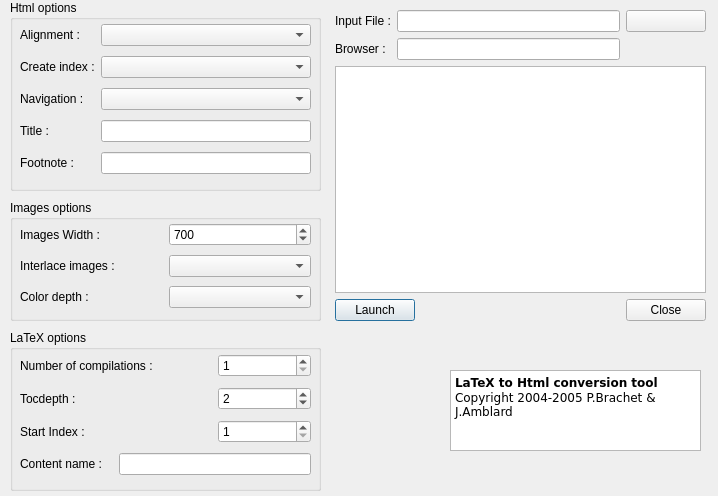
<ui version="4.0" >
 <author></author>
 <comment></comment>
 <exportmacro></exportmacro>
 <class>WebPublishDialog</class>
 <widget class="QDialog" name="WebPublishDialog" >
  <property name="geometry" >
   <rect>
    <x>0</x>
    <y>0</y>
    <width>718</width>
    <height>496</height>
   </rect>
  </property>
  <property name="windowTitle" >
   <string>Convert to Html</string>
  </property>
  <widget class="QLabel" name="label" >
   <property name="geometry" >
    <rect>
     <x>340</x>
     <y>360</y>
     <width>96</width>
     <height>96</height>
    </rect>
   </property>
   <property name="text" >
    <string/>
   </property>
   <property name="pixmap" >
    <pixmap resource="texmaker.qrc" >:/images/webpublish.png</pixmap>
   </property>
  </widget>
  <widget class="QTextEdit" name="textEdit_2" >
   <property name="geometry" >
    <rect>
     <x>450</x>
     <y>370</y>
     <width>251</width>
     <height>81</height>
    </rect>
   </property>
   <property name="readOnly" >
    <bool>true</bool>
   </property>
   <property name="html" >
    <string>&lt;html>&lt;head>&lt;meta name="qrichtext" content="1" />&lt;/head>&lt;body style=" white-space: pre-wrap; font-family:Sans Serif; font-size:9pt; font-weight:400; font-style:normal; text-decoration:none;">&lt;p style=" margin-top:0px; margin-bottom:0px; margin-left:0px; margin-right:0px; -qt-block-indent:0; text-indent:0px; font-family:Bitstream Vera Sans;">&lt;span style=" font-weight:600; color:#000000;">LaTeX to Html conversion tool&lt;/span>&lt;/p>&lt;p style=" margin-top:0px; margin-bottom:0px; margin-left:0px; margin-right:0px; -qt-block-indent:0; text-indent:0px; font-family:Bitstream Vera Sans; color:#000000;">Copyright 2004-2005 P.Brachet &amp;amp; J.Amblard&lt;/p>&lt;/body>&lt;/html></string>
   </property>
  </widget>
  <widget class="QGroupBox" name="imagegroupBox" >
   <property name="geometry" >
    <rect>
     <x>10</x>
     <y>200</y>
     <width>311</width>
     <height>121</height>
    </rect>
   </property>
   <property name="title" >
    <string>Images options</string>
   </property>
   <widget class="QWidget" name="layoutWidget_2" >
    <property name="geometry" >
     <rect>
      <x>10</x>
      <y>20</y>
      <width>291</width>
      <height>91</height>
     </rect>
    </property>
    <layout class="QGridLayout" >
     <property name="margin" >
      <number>0</number>
     </property>
     <property name="spacing" >
      <number>6</number>
     </property>
     <item row="2" column="1" >
      <widget class="QComboBox" name="colordepthcomboBox" >
       <property name="toolTip" >
        <string>Specify the color depth of the images</string>
       </property>
      </widget>
     </item>
     <item row="1" column="0" >
      <widget class="QLabel" name="interlaceLabel" >
       <property name="text" >
        <string>Interlace images :</string>
       </property>
      </widget>
     </item>
     <item row="0" column="1" >
      <widget class="QSpinBox" name="widthspinBox" >
       <property name="toolTip" >
        <string>Width of the largest image</string>
       </property>
       <property name="maximum" >
        <number>2048</number>
       </property>
       <property name="minimum" >
        <number>10</number>
       </property>
       <property name="singleStep" >
        <number>10</number>
       </property>
       <property name="value" >
        <number>700</number>
       </property>
      </widget>
     </item>
     <item row="0" column="0" >
      <widget class="QLabel" name="widthLabel" >
       <property name="text" >
        <string>Images Width :</string>
       </property>
      </widget>
     </item>
     <item row="2" column="0" >
      <widget class="QLabel" name="colordepthLabel" >
       <property name="text" >
        <string>Color depth :</string>
       </property>
      </widget>
     </item>
     <item row="1" column="1" >
      <widget class="QComboBox" name="interlacecomboBox" >
       <property name="toolTip" >
        <string>Generate interlaced images ?</string>
       </property>
      </widget>
     </item>
    </layout>
   </widget>
  </widget>
  <widget class="QGroupBox" name="groupBoxHtml" >
   <property name="geometry" >
    <rect>
     <x>10</x>
     <y>0</y>
     <width>311</width>
     <height>191</height>
    </rect>
   </property>
   <property name="title" >
    <string>Html options</string>
   </property>
   <widget class="QWidget" name="layoutWidget" >
    <property name="geometry" >
     <rect>
      <x>10</x>
      <y>20</y>
      <width>291</width>
      <height>161</height>
     </rect>
    </property>
    <layout class="QGridLayout" >
     <property name="margin" >
      <number>0</number>
     </property>
     <property name="spacing" >
      <number>6</number>
     </property>
     <item row="3" column="0" >
      <widget class="QLabel" name="titleLabel" >
       <property name="text" >
        <string>Title :</string>
       </property>
      </widget>
     </item>
     <item row="3" column="1" >
      <widget class="QLineEdit" name="titleEdit" >
       <property name="toolTip" >
        <string>Title of the html files</string>
       </property>
      </widget>
     </item>
     <item row="2" column="0" >
      <widget class="QLabel" name="navigationLabel" >
       <property name="text" >
        <string>Navigation :</string>
       </property>
      </widget>
     </item>
     <item row="4" column="0" >
      <widget class="QLabel" name="footnoteLabel" >
       <property name="text" >
        <string>Footnote :</string>
       </property>
      </widget>
     </item>
     <item row="2" column="1" >
      <widget class="QComboBox" name="navigationBox" >
       <property name="toolTip" >
        <string>Navigation mode</string>
       </property>
      </widget>
     </item>
     <item row="0" column="0" >
      <widget class="QLabel" name="alignmentLabel" >
       <property name="text" >
        <string>Alignment :</string>
       </property>
      </widget>
     </item>
     <item row="1" column="1" >
      <widget class="QComboBox" name="indexcomboBox" >
       <property name="toolTip" >
        <string>Create an index page ?</string>
       </property>
      </widget>
     </item>
     <item row="4" column="1" >
      <widget class="QLineEdit" name="footnoteEdit" >
       <property name="toolTip" >
        <string>Text displayed at the bottom of each html files </string>
       </property>
      </widget>
     </item>
     <item row="0" column="1" >
      <widget class="QComboBox" name="alignmentcomboBox" >
       <property name="toolTip" >
        <string>Alignment in the html files</string>
       </property>
      </widget>
     </item>
     <item row="1" column="0" >
      <widget class="QLabel" name="indexLabel" >
       <property name="text" >
        <string>Create index :</string>
       </property>
      </widget>
     </item>
    </layout>
   </widget>
  </widget>
  <widget class="QGroupBox" name="latexgroupBox" >
   <property name="geometry" >
    <rect>
     <x>10</x>
     <y>330</y>
     <width>311</width>
     <height>161</height>
    </rect>
   </property>
   <property name="title" >
    <string>LaTeX options</string>
   </property>
   <widget class="QWidget" name="layoutWidget_3" >
    <property name="geometry" >
     <rect>
      <x>10</x>
      <y>20</y>
      <width>291</width>
      <height>131</height>
     </rect>
    </property>
    <layout class="QGridLayout" >
     <property name="margin" >
      <number>0</number>
     </property>
     <property name="spacing" >
      <number>6</number>
     </property>
     <item row="0" column="2" >
      <widget class="QSpinBox" name="compilationspinBox" >
       <property name="toolTip" >
        <string>Number of latex compilations for the input file</string>
       </property>
       <property name="maximum" >
        <number>3</number>
       </property>
       <property name="minimum" >
        <number>1</number>
       </property>
       <property name="value" >
        <number>1</number>
       </property>
      </widget>
     </item>
     <item row="3" column="0" >
      <widget class="QLabel" name="contentLabel" >
       <property name="text" >
        <string>Content name :</string>
       </property>
      </widget>
     </item>
     <item row="2" column="0" >
      <widget class="QLabel" name="startindexLabel" >
       <property name="text" >
        <string>Start Index :</string>
       </property>
      </widget>
     </item>
     <item row="1" column="0" >
      <widget class="QLabel" name="tocdepthLabel" >
       <property name="text" >
        <string>Tocdepth :</string>
       </property>
      </widget>
     </item>
     <item row="3" column="1" colspan="2" >
      <widget class="QLineEdit" name="contentEdit" >
       <property name="toolTip" >
        <string>Latex code for the title of the table of contents</string>
       </property>
      </widget>
     </item>
     <item row="2" column="2" >
      <widget class="QSpinBox" name="startindexspinBox" >
       <property name="toolTip" >
        <string>The number of the ps page corresponding to the first numberline indexed in the toc file</string>
       </property>
       <property name="maximum" >
        <number>5000</number>
       </property>
       <property name="minimum" >
        <number>1</number>
       </property>
       <property name="value" >
        <number>1</number>
       </property>
      </widget>
     </item>
     <item row="1" column="2" >
      <widget class="QSpinBox" name="tocdepthspinBox" >
       <property name="toolTip" >
        <string>Set the value of the LaTeX tocdepth counter</string>
       </property>
       <property name="maximum" >
        <number>3</number>
       </property>
       <property name="minimum" >
        <number>1</number>
       </property>
       <property name="value" >
        <number>2</number>
       </property>
      </widget>
     </item>
     <item row="0" column="0" colspan="2" >
      <widget class="QLabel" name="compilationLabel" >
       <property name="text" >
        <string>Number of compilations :</string>
       </property>
      </widget>
     </item>
    </layout>
   </widget>
  </widget>
  <widget class="QWidget" name="layoutWidget_4" >
   <property name="geometry" >
    <rect>
     <x>335</x>
     <y>10</y>
     <width>371</width>
     <height>311</height>
    </rect>
   </property>
   <layout class="QGridLayout" >
    <property name="margin" >
     <number>0</number>
    </property>
    <property name="spacing" >
     <number>6</number>
    </property>
    <item row="1" column="1" colspan="2" >
     <widget class="QLineEdit" name="browserEdit" >
      <property name="toolTip" >
       <string>Browser command. Let's empty to not run the browser at the end of the conversion</string>
      </property>
     </widget>
    </item>
    <item row="3" column="2" >
     <spacer>
      <property name="orientation" >
       <enum>Qt::Horizontal</enum>
      </property>
      <property name="sizeHint" >
       <size>
        <width>40</width>
        <height>20</height>
       </size>
      </property>
     </spacer>
    </item>
    <item row="3" column="0" colspan="2" >
     <widget class="QPushButton" name="LaunchButton" >
      <property name="text" >
       <string>Launch</string>
      </property>
     </widget>
    </item>
    <item row="2" column="0" colspan="4" >
     <widget class="QTextEdit" name="messagetextEdit" >
      <property name="readOnly" >
       <bool>true</bool>
      </property>
     </widget>
    </item>
    <item row="0" column="0" >
     <widget class="QLabel" name="inputfileLabel" >
      <property name="text" >
       <string>Input File :</string>
      </property>
     </widget>
    </item>
    <item row="0" column="3" >
     <widget class="QPushButton" name="inputfileButton" >
      <property name="text" >
       <string/>
      </property>
      <property name="icon" >
       <iconset resource="texmaker.qrc" >:/images/fileopen.png</iconset>
      </property>
     </widget>
    </item>
    <item row="3" column="3" >
     <widget class="QPushButton" name="quitButton" >
      <property name="text" >
       <string>Close</string>
      </property>
     </widget>
    </item>
    <item row="1" column="0" >
     <widget class="QLabel" name="browserLabel" >
      <property name="text" >
       <string>Browser :</string>
      </property>
     </widget>
    </item>
    <item row="0" column="1" colspan="2" >
     <widget class="QLineEdit" name="inputfileEdit" />
    </item>
   </layout>
  </widget>
 </widget>
 <pixmapfunction></pixmapfunction>
 <tabstops>
  <tabstop>alignmentcomboBox</tabstop>
  <tabstop>indexcomboBox</tabstop>
  <tabstop>navigationBox</tabstop>
  <tabstop>titleEdit</tabstop>
  <tabstop>footnoteEdit</tabstop>
  <tabstop>widthspinBox</tabstop>
  <tabstop>interlacecomboBox</tabstop>
  <tabstop>colordepthcomboBox</tabstop>
  <tabstop>compilationspinBox</tabstop>
  <tabstop>tocdepthspinBox</tabstop>
  <tabstop>startindexspinBox</tabstop>
  <tabstop>contentEdit</tabstop>
  <tabstop>inputfileEdit</tabstop>
  <tabstop>inputfileButton</tabstop>
  <tabstop>browserEdit</tabstop>
  <tabstop>LaunchButton</tabstop>
  <tabstop>quitButton</tabstop>
  <tabstop>textEdit_2</tabstop>
  <tabstop>messagetextEdit</tabstop>
 </tabstops>
 <resources>
  <include location="texmaker.qrc" />
 </resources>
 <connections/>
</ui>
